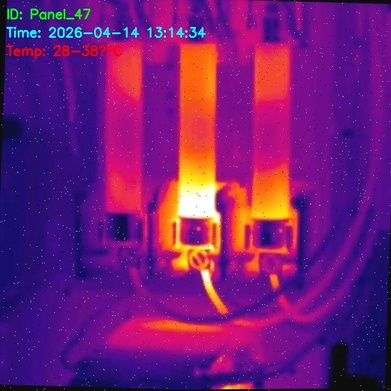
#> input picture THERMAL PROJECT/thermal_project_output/dataset/Timage10.jpg, 391 x 391 px, shrunk from 640 x 640 before the run; its folder holds only this picture in this run
$ jupyter execute --allow-errors Dip_processing.ipynb   (older library calls are emulated)
#> lines starting #> are read from the running program, lines starting #| are printed output that depends on the picture
[cell 1]
import cv2
import numpy as np
import pandas as pd
import os
import zipfile
import matplotlib.pyplot as plt
print('✅ All libraries imported!')

[cell 2]
ZIP_PATH = r'C:\Users\km080\OneDrive\Desktop\THERMAL PROJECT\Dataset.zip'

BASE_OUT = os.path.join(os.path.dirname(ZIP_PATH), 'thermal_project_output')


EXTRACT_PATH         = os.path.join(BASE_OUT, 'dataset')
PREPROCESS_FOLDER    = os.path.join(BASE_OUT, 'preprocessed_dataset')
ROI_FOLDER           = os.path.join(BASE_OUT, 'roi_dataset')
HEATMAP_FOLDER       = os.path.join(BASE_OUT, 'heatmap_dataset')
CSV_OUTPUT           = os.path.join(BASE_OUT, 'features.csv')

for folder in [EXTRACT_PATH, PREPROCESS_FOLDER, ROI_FOLDER, HEATMAP_FOLDER]:
    os.makedirs(folder, exist_ok=True)

print(f'📁 Output folder : {BASE_OUT}')
print(f'📄 ZIP file      : {ZIP_PATH}')

print('\n📦 Extracting ZIP...')
#> (the rest of this cell did not finish here and is left out)

## ⚙️ Step 3: Process All Images (Preprocess → ROI → Heatmap → Features)

[cell 3]
VALID_EXT = {'.png', '.jpg', '.jpeg', '.bmp', '.tiff', '.tif'}
features  = []
processed = 0
skipped   = 0

for root, dirs, files_list in os.walk(EXTRACT_PATH):
    for file in files_list:
        ext = os.path.splitext(file)[1].lower()
        if ext not in VALID_EXT:
            skipped += 1
            continue

        path  = os.path.join(root, file)
        image = cv2.imread(path)
#> image is the input picture: shape (391, 391, 3); mean B, G, R 118.3, 27.7, 114.8
        if image is None:
            print(f'⚠️  Could not read: {file}')
            skipped += 1
            continue

        # ── PREPROCESSING ──────────────────────────────────────
        gray       = cv2.cvtColor(image, cv2.COLOR_BGR2GRAY)
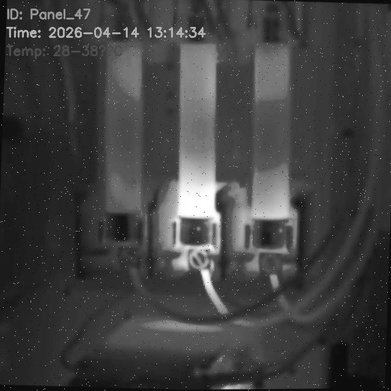
#> gray: shape (391, 391); min 1, max 255, mean 64
        normalized = cv2.normalize(gray, None, 0, 255, cv2.NORM_MINMAX)
        gaussian   = cv2.GaussianBlur(normalized, (5, 5), 0)
        filtered   = cv2.medianBlur(gaussian, 5)

        # Save preprocessed image
        pre_name = os.path.splitext(file)[0] + '.png'
        cv2.imwrite(os.path.join(PREPROCESS_FOLDER, pre_name), filtered)

        # ── ROI EXTRACTION ─────────────────────────────────────
        h, w = filtered.shape
#> h = 391; w = 391
        roi  = filtered[int(h*0.3):int(h*0.7), int(w*0.3):int(w*0.7)]
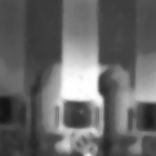
#> roi: shape (156, 156); min 20, max 255, mean 102.7
        cv2.imwrite(os.path.join(ROI_FOLDER, pre_name), roi)

        # ── FEATURE EXTRACTION ─────────────────────────────────
        max_temp = float(np.max(roi))
#> max_temp = 255
        avg_temp = float(np.mean(roi))
#> avg_temp = 102.7
        std_temp = float(np.std(roi))
#> std_temp = 51.89

        gx       = cv2.Sobel(roi, cv2.CV_64F, 1, 0)
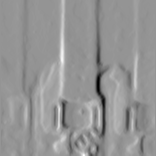
#> gx: shape (156, 156) float64; min -388, max 278, mean 1.5; drawn with min black and max white
        gy       = cv2.Sobel(roi, cv2.CV_64F, 0, 1)
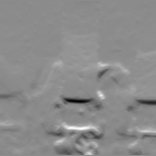
#> gy: shape (156, 156) float64; min -379, max 313, mean -0.1; drawn with min black and max white
        gradient = float(np.mean(np.sqrt(gx**2 + gy**2)))
#> gradient = 37.25

        threshold  = np.percentile(roi, 95)
#> threshold = 220
        hot_pixels = roi[roi >= threshold]
#> hot_pixels = 1223 values, max 255 at index 608, min 220 at index 3, mean 245.3
        hotspot    = float(np.mean(hot_pixels)) if len(hot_pixels) > 0 else 0.0
#> hotspot = 245.3

        features.append([pre_name, max_temp, avg_temp, std_temp, gradient, hotspot])

        # ── HEATMAP ────────────────────────────────────────────
        heatmap = cv2.applyColorMap(roi, cv2.COLORMAP_JET)
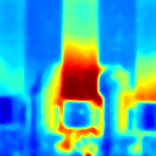
#> heatmap: shape (156, 156, 3); mean B, G, R 187.2, 167.6, 63.3
        cv2.imwrite(os.path.join(HEATMAP_FOLDER, pre_name), heatmap)

        processed += 1

print(f'\n✅ Processing Complete!')
print(f'   Images processed : {processed}')
print(f'   Files skipped    : {skipped}')

[cell 4]
df = pd.DataFrame(features, columns=[
    'Image', 'Max_Temperature', 'Average_Temperature',
    'Std_Temperature', 'Thermal_Gradient', 'Hotspot_Intensity'
])
#> df = table of 1 rows and 6 columns

df.to_csv(CSV_OUTPUT, index=False)

print(f'📄 Features CSV saved: {CSV_OUTPUT}')
print(f'   Total rows: {len(df)}')
#|    Total rows: 1
print()
print(df.round(2).to_string(index=False))
#|        Image  Max_Temperature  Average_Temperature  Std_Temperature  Thermal_Gradient  Hotspot_Intensity
#| Timage10.png            255.0               102.67            51.89             37.25             245.31

## 🖼️ Step 5: Preview Sample Images

[cell 5]
sample_names = df['Image'].tolist()[:3]
#> sample_names = ['Timage10.png']

stages = [
    ('Original',     EXTRACT_PATH),
    ('Preprocessed', PREPROCESS_FOLDER),
    ('ROI',          ROI_FOLDER),
    ('Heatmap',      HEATMAP_FOLDER),
]

fig, axes = plt.subplots(len(stages), len(sample_names), figsize=(14, 12))
fig.suptitle("DIP Output – All Processing Stages", fontsize=14, fontweight='bold')

#> (the rest of this cell did not finish here and is left out)

$ run again, on THERMAL PROJECT/thermal_project_output/dataset/Timage14.jpg
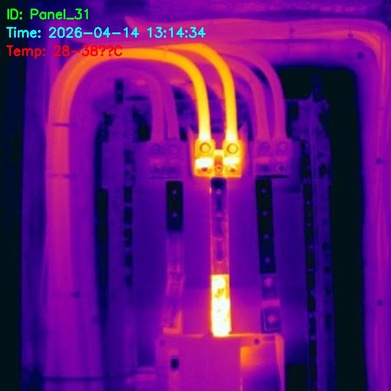
#> input picture THERMAL PROJECT/thermal_project_output/dataset/Timage14.jpg, 391 x 391 px, shrunk from 640 x 640 before the run
#> image is the input picture: shape (391, 391, 3); mean B, G, R 122.8, 18.6, 97.9
#> max_temp = 250
#> avg_temp = 57.55
#> std_temp = 50.86
#> `gy       = cv2.Sobel(roi, cv2.CV_64F, 0, 1)`:
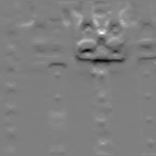
#> gy: shape (156, 156) float64; min -306, max 306, mean -1.3; drawn with min black and max white
#> gradient = 30.32
#> threshold = 195
#> hot_pixels = 1238 values, max 250 at index 1009, min 195 at index 42, mean 221.5
#> hotspot = 221.5
#> `heatmap = cv2.applyColorMap(roi, cv2.COLORMAP_JET)`:
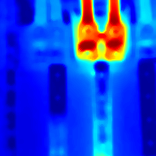
#> heatmap: shape (156, 156, 3); mean B, G, R 215.1, 65.1, 23.3
#> df = table of 1 rows and 6 columns
#|    Total rows: 1
#|        Image  Max_Temperature  Average_Temperature  Std_Temperature  Thermal_Gradient  Hotspot_Intensity
#| Timage14.png            250.0                57.55            50.86             30.32             221.52
#> sample_names = ['Timage14.png']
